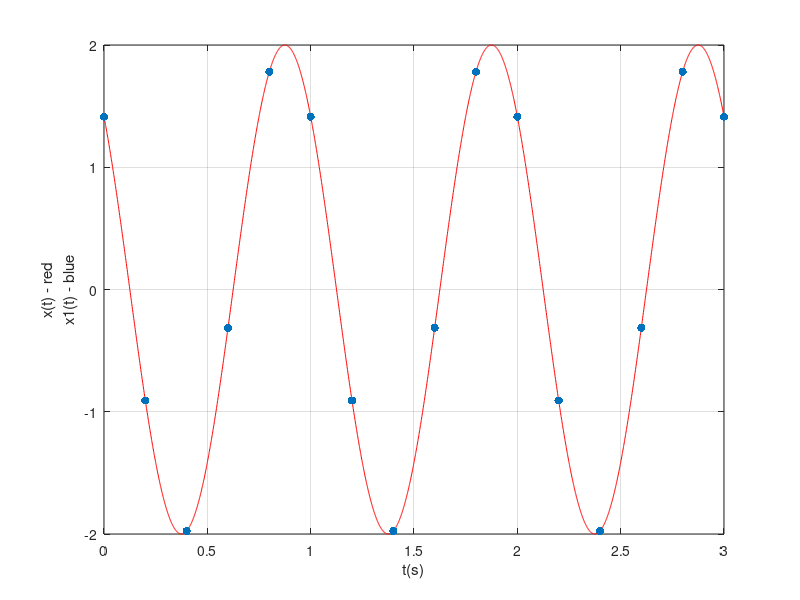
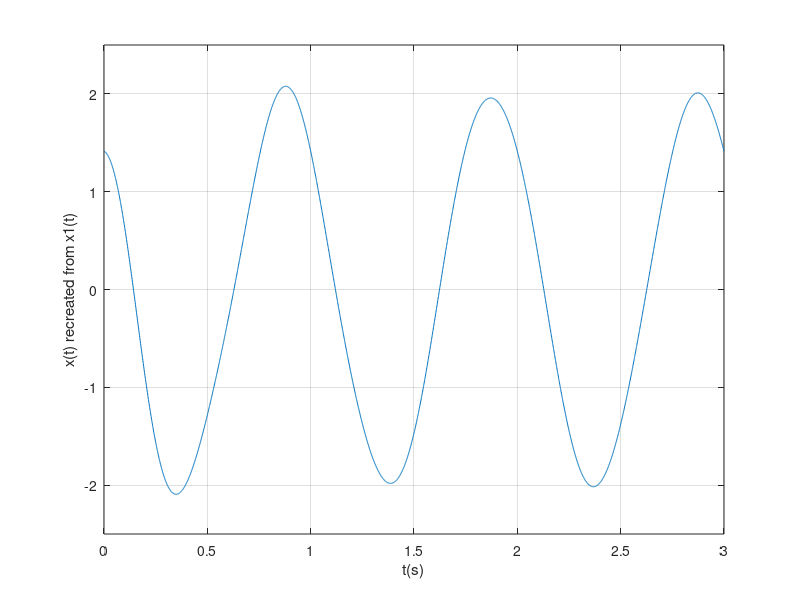
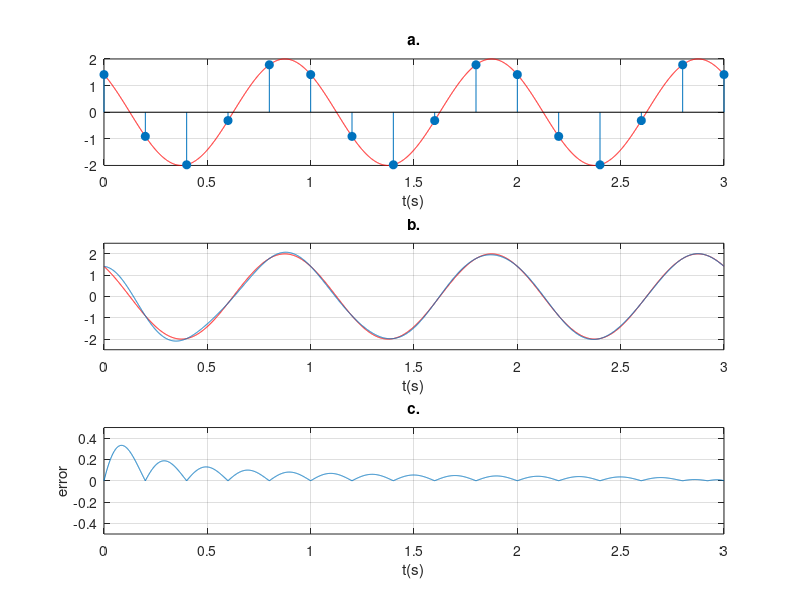
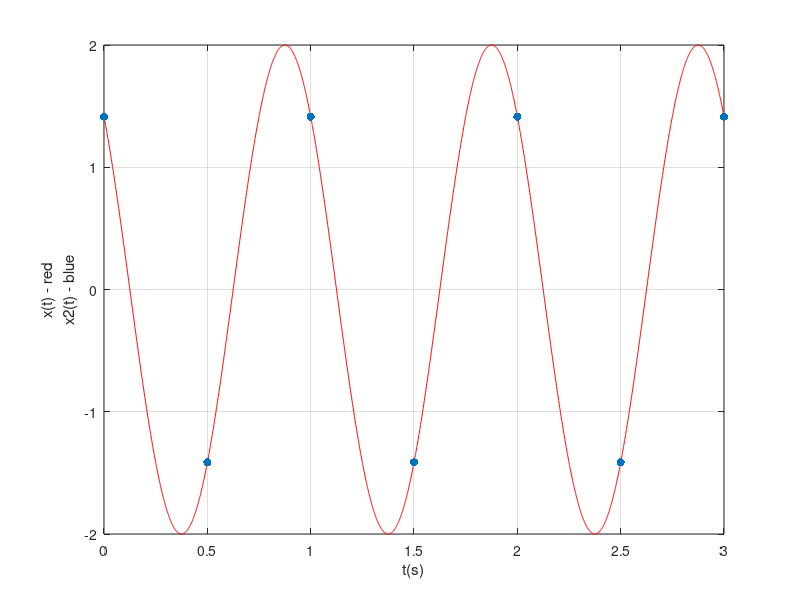

MATLAB code for these plots, in order:
#        #
 # # # #
  #Lab4#
  # # # #
 #       #

###################################################
# Askisi - Deigmatolipsia shmatos synexous xronou #
###################################################


# x(t) = 2cos(2πt + π/4)

# a.

t = [0:0.001:3]

xt = 2*cos((2*pi.*t)+(pi/4));

# b.
#Ts = 0.2 ara fs = 1 / Ts = 1/0.2 = 5Hz

Ts = 0.2; # sampling period
fs = 1/Ts; # sampling freq
t1 = [0:1/fs:3] # Axonas xronou me fs

x1t = 2*cos((2*pi.*t1)+(pi/4));

# kai ta dyo mazi se ena diagramma
# thn x1t thn evala se scatter gia na fainontai ta diakrita
# shmeia pou apoteloun to sima
figure; plot(t,xt, "r"); hold on; scatter(t1, x1t, "fill");
axis([0 3 -2 2]); grid; xlabel("t(s)");
ylabel("x(t) - red\nx1(t) - blue");

# c.
xrec = zeros(size(t))

for i = 1:length(x1t)
  xrec = xrec + x1t(i).*sinc(t*fs-(i-1)) # ypologismos anakataskevis
endfor

# anakataskevasmeno diagramma
figure;plot(t,xrec); grid; axis([0 3 -2.5 2.5]);
xlabel("t(s)"); ylabel("x(t) recreated from x1(t)")

# d.

err = abs(xrec - xt) # calculate error

# e.

figure; # new window

# arxiko sima - sima deigmatolipsias diagramma
subplot(3,1,1);
plot(t,xt, "r"); hold on; stem(t1,x1t,"fill");
grid; axis([0 3 -2 2]); xlabel("t(s)"); title("a.");

# arxiko sima - anakataskevasmeno sima diagramma
subplot(3,1,2);
plot(t,xt, "r"); hold on; plot(t,xrec);
grid; axis([0 3 -2.5 2.5]); xlabel("t(s)"); title("b.");

# error diagramma
subplot(3,1,3);
plot(t,err);
grid; axis([0 3 -0.5 0.5]); xlabel("t(s)"); ylabel("error"); title("c.");

##########################
##########################

# b.
#Ts = 0.5 ara fs = 1 / Ts = 1/0.5 = 2Hz

Ts = 0.5; # sampling period
fs2 = 1/Ts; # sampling freq
t2 = [0:1/fs2:3] # Axonas xronou me fs

x2t = 2*cos((2*pi.*t2)+(pi/4));

# kai ta dyo mazi se ena diagramma
# thn x1t thn evala se scatter gia na fainontai ta diakrita
# shmeia pou apoteloun to sima
figure; plot(t,xt, "r"); hold on; scatter(t2, x2t, "fill");
axis([0 3 -2 2]); grid; xlabel("t(s)");
ylabel("x(t) - red\nx2(t) - blue");

# c.
xrec = zeros(size(t))

for i = 1:length(x2t)
  xrec = xrec + x2t(i).*sinc(t*fs2-(i-1)) # ypologismos anakataskevis
endfor

# anakataskevasmeno diagramma
figure;plot(t,xrec); grid;
xlabel("t(s)"); ylabel("x(t) recreated from x2(t)")

# d.

err = abs(xrec - xt) # calculate error

# e.

figure; # new window

# arxiko sima - sima deigmatolipsias diagramma
subplot(3,1,1);
plot(t,xt, "r"); hold on; stem(t2,x2t,"fill");
grid; xlabel("t(s)"); title("a.");

# arxiko sima - anakataskevasmeno sima diagramma
subplot(3,1,2);
plot(t,xt, "r"); hold on; plot(t,xrec);
grid; xlabel("t(s)"); title("b.");

# error diagramma
subplot(3,1,3);
plot(t,err);
grid; xlabel("t(s)"); ylabel("error"); title("c.");

##########################
##########################

# b.
#Ts = 1 ara fs = 1 / Ts = 1/1 = 1Hz

Ts = 1; # sampling period
fs3 = 1/Ts; # sampling freq
t3 = [0:1/fs3:3] # Axonas xronou me fs

x3t = 2*cos((2*pi.*t3)+(pi/4));

# kai ta dyo mazi se ena diagramma
# thn x1t thn evala se scatter gia na fainontai ta diakrita
# shmeia pou apoteloun to sima
figure; plot(t,xt, "r"); hold on; scatter(t3, x3t, "fill");
axis([0 3 -2 2]); grid; xlabel("t(s)");
ylabel("x(t) - red\nx3(t) - blue");

# c.
xrec = zeros(size(t))

for i = 1:length(x3t)
  xrec = xrec + x3t(i).*sinc(t*fs3-(i-1)) # ypologismos anakataskevis
endfor

# anakataskevasmeno diagramma
figure;plot(t,xrec); grid;
xlabel("t(s)"); ylabel("x(t) recreated from x3(t)")

# d.

err = abs(xrec - xt) # calculate error

# e.

figure; # new window

# arxiko sima - sima deigmatolipsias diagramma
subplot(3,1,1);
plot(t,xt, "r"); hold on; stem(t3,x3t,"fill");
grid; xlabel("t(s)"); title("a.");

# arxiko sima - anakataskevasmeno sima diagramma
subplot(3,1,2);
plot(t,xt, "r"); hold on; plot(t,xrec);
grid; xlabel("t(s)"); title("b.");

# error diagramma
subplot(3,1,3);
plot(t,err);
grid; xlabel("t(s)"); ylabel("error"); title("c.");
